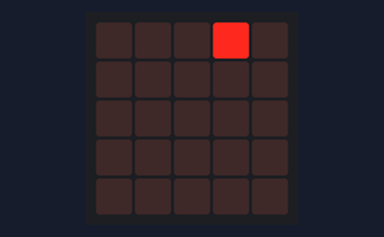
This program was run on a simulated BBC micro:bit (MakeCode). Parts: the board's 5×5 LED display.

Above: at 0.11 s.
At 0.99 s:
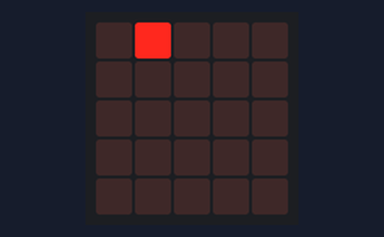
At 1.65 s:
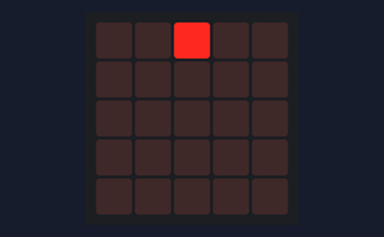
At 2.09 s:
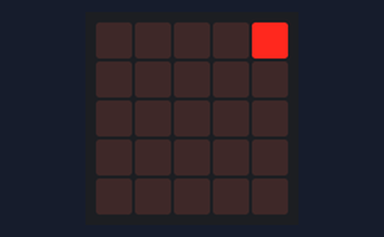

The program:

main.ts
```typescript
let direction = 1
let x = 2
led.plot(x, 0)
basic.forever(function () {
    led.unplot(x, 0)
    x += direction
    led.plot(x, 0)
    if (x >= 4) {
        direction = -1
    } else if (x <= 0) {
        direction = 1
    }
    basic.pause(200)
})
```

test.ts
```typescript
// les tests vont ici ; cela ne sera pas compilé si ce paquet est utilisé en tant qu'extension.
```

Measured:
- by itself, everything shown: repeats every 1.8 s, in 8 steps
